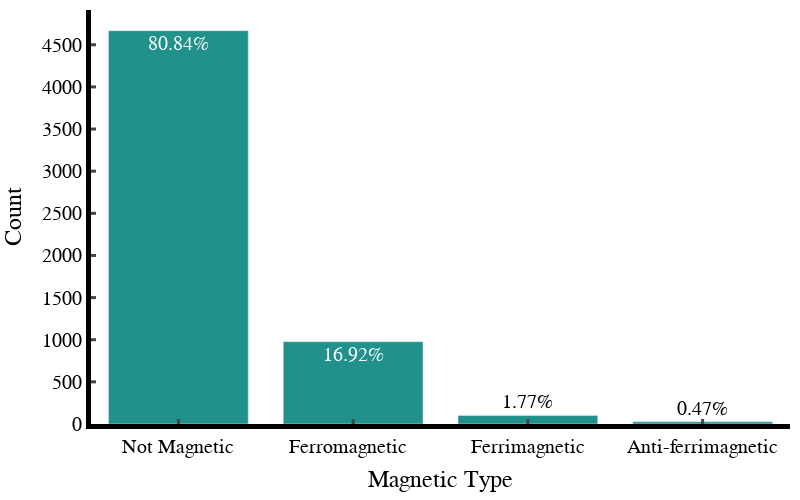

Here is the notebook cell this chart was saved with:
### Markdown cell above
## Magnetic

### Code cell
# Define a dictionary to map the old names to the new names
name_mapping_magnet = {
    'NM': 'Not Magnetic',
    'FM': 'Ferromagnetic  ',
    'FiM': 'Ferrimagnetic',
    'AFM': 'Anti-ferrimagnetic',
}

# Replace the values in the sc_class column with the new names
df_MP["magnetic_type_named"] = df_MP["magnetic_type"].map(name_mapping_magnet)

magnetic_types_count = df_MP["magnetic_type_named"].value_counts()
precentages = (df_MP["magnetic_type_named"].value_counts()/len(df_MP))*100
# Create a bar plot
data = [go.Bar(x=magnetic_types_count.index,
               y=magnetic_types_count.values,
               text= [f'{x:.2f}%' for x in precentages],
               textposition='auto',
               marker = dict(color='rgb(33, 145, 140)'))]

# Create the layout
layout = go.Layout(xaxis=dict(title="Magnetic Type", showline=True, linewidth=5, linecolor='black',
                              ticks='inside', tickwidth=3, ticklen=5),
                   yaxis=dict(title="Count", showline=True, linewidth=5, linecolor='black',
                              ticks='inside', tickwidth=3, ticklen=5), 
                   width=800,
                   height=500,
                   plot_bgcolor='white',
                   paper_bgcolor='white', 
                   font=dict(family='Helvetica', size=20, color='black'),
                   margin=dict(l=10, r=10, b=10, t=10))

# Create the figure
fig = go.Figure(data=data, layout=layout)

# Show the figure
fig.show()

### Figure 1 — Plotly figure (JSON) as saved in the notebook; plotly's stock layout.template omitted (floating-point values rounded to 4 significant figures)
{"data": [{"marker": {"color": "rgb(33, 145, 140)"}, "text": ["80.84%", "16.92%", "1.77%", "0.47%"], "textposition": "auto", "type": "bar", "x": ["Not Magnetic", "Ferromagnetic  ", "Ferrimagnetic", "Anti-ferrimagnetic"], "y": [4667, 977, 102, 27]}], "layout": {"font": {"color": "black", "family": "Helvetica", "size": 20}, "height": 500, "margin": {"b": 10, "l": 10, "r": 10, "t": 10}, "paper_bgcolor": "white", "plot_bgcolor": "white", "width": 800, "xaxis": {"linecolor": "black", "linewidth": 5, "showline": true, "ticklen": 5, "ticks": "inside", "tickwidth": 3, "title": {"text": "Magnetic Type"}}, "yaxis": {"linecolor": "black", "linewidth": 5, "showline": true, "ticklen": 5, "ticks": "inside", "tickwidth": 3, "title": {"text": "Count"}}}}
